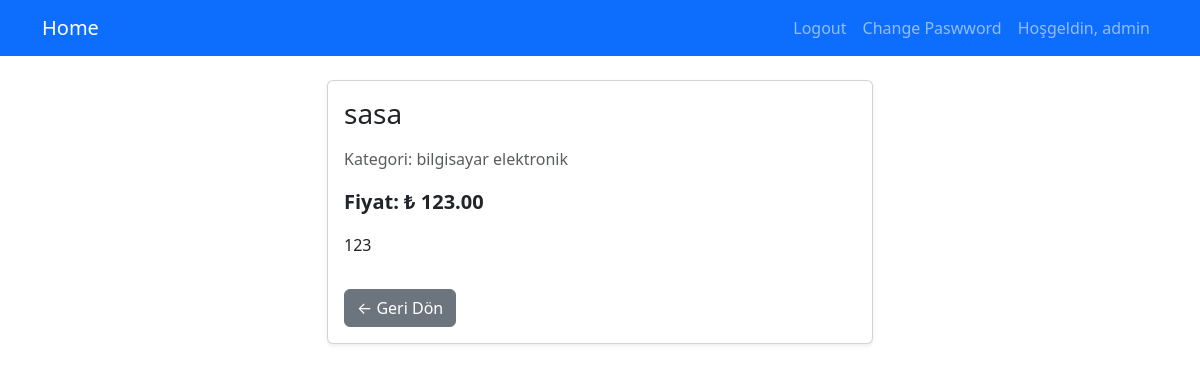
/products/sasa (signed in), run on the app's committed database.
### myapp/models.py (models this page shows, shortened)
class Product(models.Model):
    name= models.CharField(max_length=50) # varchar max 50 sql karşılığı
    price = models.DecimalField( max_digits=8, decimal_places=2)
    description=models.CharField(max_length=200)
    image = models.FileField(upload_to="images/", blank=True, null=True)
    isActive= models.BooleanField(default=True)#NULL =>null=True DEĞER içeriz herhangi bir kayıt olmaz yani 0 yada 1 olarak gelmez, illa true false olmasına gerek yok
    """category=models.ForeignKey(Category, on_delete=models.CASCADE,null=True, related_name="products") # ilişki kurduk category ile burda , bir kategori silinirse ona bağlı ürünlerde silinsin istiyoruz on_delete=models.CASCADE ile , null=True bu alan boş geçilebilir demek..////Cascade yerine on_delete=models.SET_NULL da kullanılabilir bu durumda kategori silinirse ürün kalır ama kategorisi null olur null=true olması gerek ama dikkat bunu tanımlarsan, yada setdafult bi değer///"""
    supplier=models.ForeignKey(Supplier, on_delete=models.CASCADE, null=True,)
    categories=models.ManyToManyField(Category) #bir ürün birden fazla kategoriye ait olabilir bir kategoriye de birden fazla ürün ait olabilir many to many ilişki kurduk
    slug =models.SlugField(default="", null=False, db_index=True ,blank=True) #mig olucak bunun için name göre bi veri bulcaz /1 yerine products/telefonu bulcaz bunun sayesinde zaten otomatik oluşuyor sluga adminde görmemek için editable create aşamsında o kendi kendiine oluşcak zaten
    """
    def save(self, *args, **kwargs):
        # self.slug= self.name.replace(" ","-").lower() #  bu yapı yerine yada boşlukları silin türkçe akrakterleri ing yapn çeviren bir yapıyı kullancaz slugify bu yapida
        self.slug= slugify(self.name)
        super().save(*args, **kwargs)
    """

class Category(models.Model):
    name=models.CharField(max_length=70)

### myapp/views.py (the view)
# urls.py: path("<slug:slug>",views.details ,name="product_details"),#artık id ye göre bekleme değilde slug ile yapacağız eşleşmeyi viewsdada slug belirtcez id kaldırcaz
def details(request, slug):
    product = Product.objects.filter(slug=slug).first()
    categories=product.categories.all()
    return render(request, "details.html", {
        "product": product,
        "categories":categories
    })

### templates/details.html (shortened to what this page needs)
{% extends "layout.html" %}
{% load static %}
{% block css_files %}
    <link rel="stylesheet" href="{% static 'css/style.css' %}">
{% endblock %}
{% block content %}
<div class="container mt-4">
    <div class="row justify-content-center">
        <div class="col-md-6">
            <div class="card shadow-sm">
                <div class="card-body">
                    <h3 class="card-title mb-3">
                        {{ product.name }}
                    </h3>
                    <p class="text-muted">
                        Kategori:
                        {% for category in categories %}
                            {{ category.name }}
                        {% endfor %}
                    </p>
                    <p class="fs-5 fw-bold">
                        Fiyat:  ₺ {{ product.price }}
                    </p>
                    {% if product.description %}
                        <p class="mt-3">
                            {{ product.description }}
                        </p>
                    {% else %}
                        <p class="text-muted mt-3">
                            Açıklama bulunmamaktadır.
                        </p>
                    {% endif %}
                    <a href="{% url 'index' %}" class="btn btn-secondary mt-3">
                        ← Geri Dön
                    </a>
                </div>
            </div>
        </div>
    </div>
</div>
{% endblock %}

### templates/partials/_header.html (shortened to what this page needs)
<header>
    <nav class="navbar navbar-expand-lg navbar-dark bg-primary mb-3">
        <div class="container">
            <a class="navbar-brand" href="/products">Home</a>
            <div class="collapse navbar-collapse" id="navbarNav">
                <ul class="navbar-nav ms-auto">
                    {% if user.is_authenticated  %}
                    <li class="nav-item">
                        <a href="{% url 'logout' %}" class="nav-link">Logout</a>
                    </li>
                    <li class="nav-item">
                        <a href="{% url 'change_password' %}" class="nav-link">Change Paswword</a>
                    </li>
                    <li class="nav-item">
                        <a href="#" class="nav-link">Hoşgeldin, {{user.username}}</a>
                    </li>
                    {% endif %}
                </ul>
            </div>
        </div>
    </nav>
</header>

### data on the page
Product: name "sasa", price "123.00", description "123"
Category: name "bilgisayar"
Category: name "elektronik"

### other printed values
{{ user.username }} "admin"
